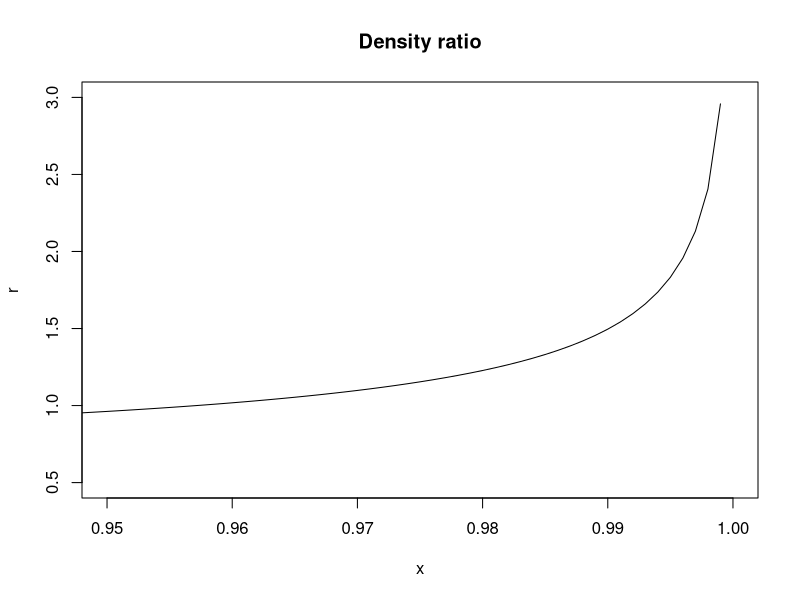
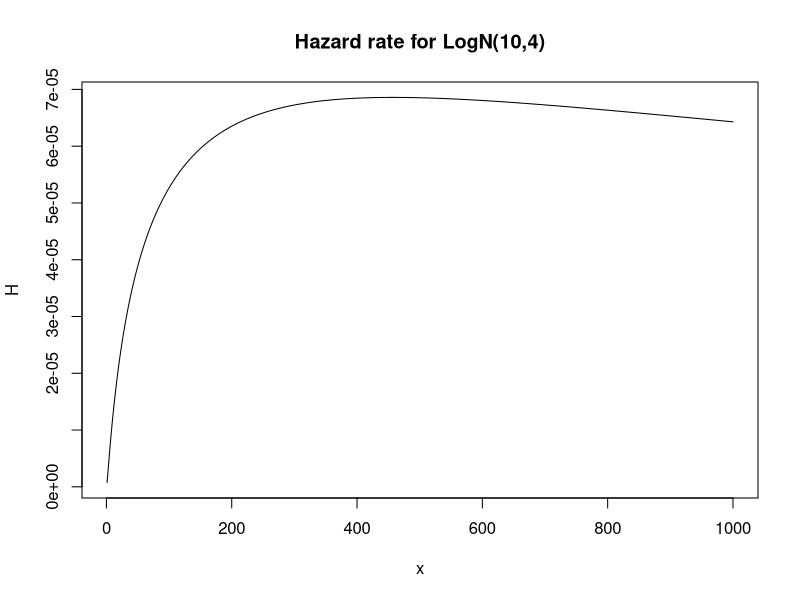
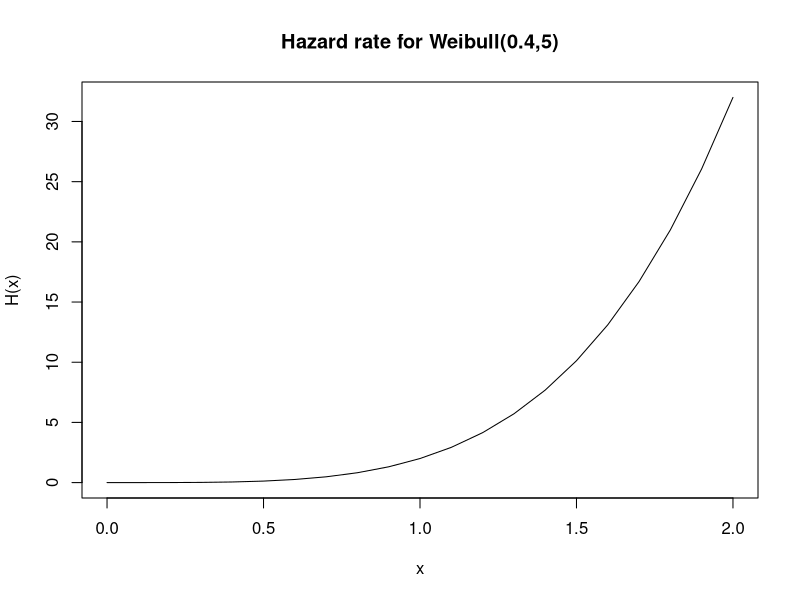
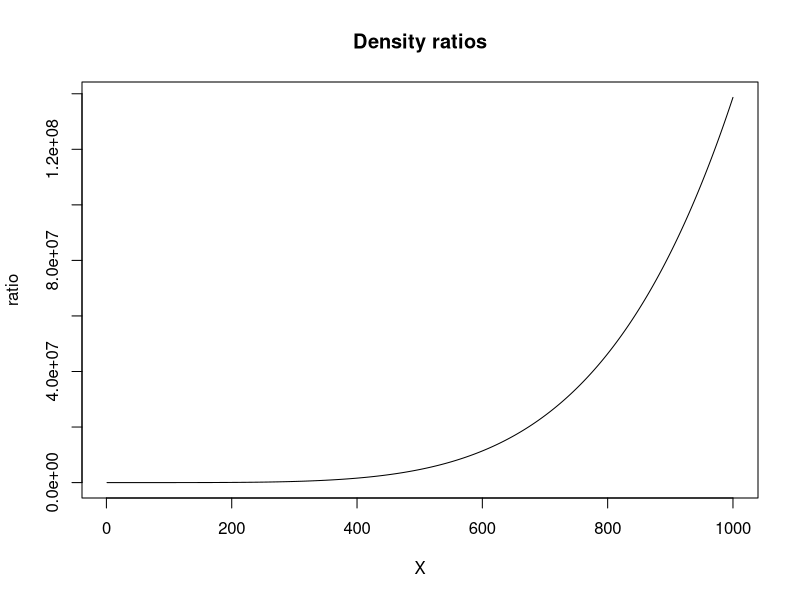

R code for these plots, in order:

# Measures of tail weight

# Limiting density ratios - example
x<-seq(0.001,0.999, by=0.001)
d1<-dbeta(x,2,0.5)
d2<-dbeta(x,3,0.8)
r<-d1/d2
plot(x,r,type="l",xlim=c(0.95,1),ylim=c(0.5,3),main="Density ratio")

# Hazard rates - example 1
# part (i)
mu<-10
sigma<-2
x<-seq(1,1000)
H<-dlnorm(x,meanlog=10,sdlog=2)/(1-plnorm(x,meanlog=10,sdlog=2))

# part (ii)
plot(x,H,type="l",main="Hazard rate for LogN(10,4)")


# Hazard rates - example 2
dburr <- function(x,a,lambda,g){
  (a*g*lambda^a)*x^(g-1)/((lambda+x^g)^(a+1))
}

pburr <- function(q,a,lambda,g){
  1-(lambda/(lambda+q^g))^a
}

x<-3
alpha<-0.5; lambda<-10; gamma<-2
H<-dburr(x,alpha,lambda,gamma)/
  (1-pburr(x,alpha,lambda,gamma))
H


# Mean residual life - example 1
x<-40
alpha<-50; lambda<-1.5
Sy<-function(y) {
  pgamma(y,shape=alpha,rate=lambda,lower.tail=FALSE)
}

int<-integrate(Sy,x,Inf)
ex<-int$value/pgamma(x,shape=alpha,rate=lambda,lower.tail=FALSE)
ex
ex<-int$value/Sy(x)
ex

# Mean resiudal life - example 2
x<-10
c<-0.001; gamma<-2
b<-c^(-1/gamma) 
Sy<-function(y) {
  pweibull(y,shape=gamma,scale=b,lower.tail=FALSE)
}

integrate(Sy,x,Inf)$value/pweibull(x,shape=gamma,scale=b,
                                   lower.tail=FALSE)
integrate(Sy,x,Inf)$value/Sy(x)

# Question 16.4

x<-seq(0,2,by=0.1)
c<-0.4
g<-5
b<-c^(-1/g) 
H<-dweibull(x,g,b)/(1-pweibull(x,g,b))
H<-dweibull(x,g,b)/pweibull(x,g,b,lower.tail=FALSE)
plot(x,H,type="l",ylab="H(x)",
     main="Hazard rate for Weibull(0.4,5)")

# Question 16.5

dpareto <- function(x,a,lambda){
  a* (lambda^a)/((lambda+x)^(a+1))
}

x<-c(1:1000)
d1<- dpareto(x,2,4)
d2<- dpareto(x,7,12)
r<-d1/d2
plot(r,main="Density ratios",xlab="X",ylab="ratio",type="l")